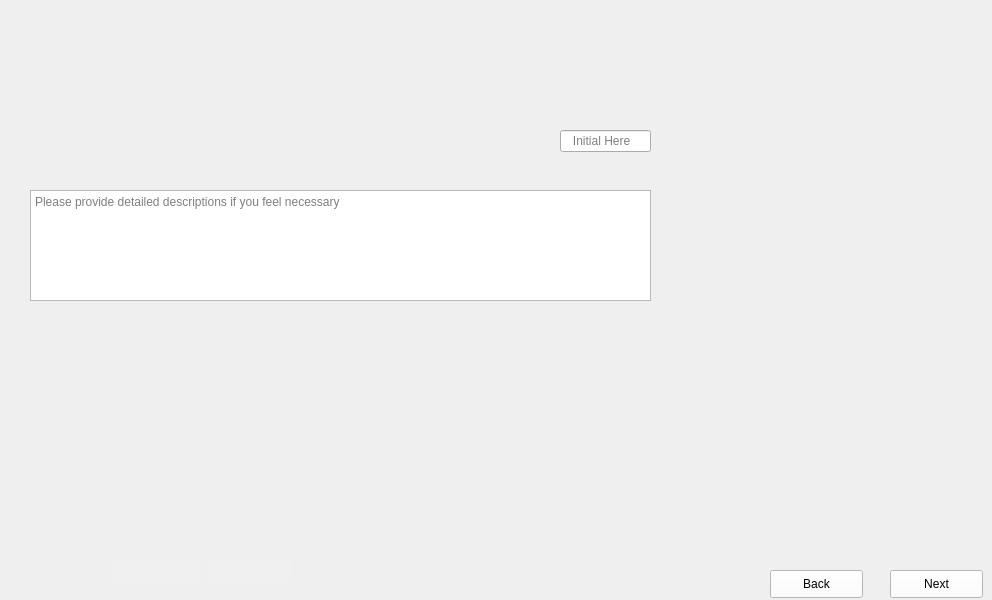
      <widget class="QWidget" name="Fill_First_Pillars_2">
       <property name="maximumSize">
        <size>
         <width>1024</width>
         <height>600</height>
        </size>
       </property>
       <property name="styleSheet">
        <string notr="true">border-image: url(:/images/images/Fill_First_Pillars_2.png);</string>
       </property>
       <widget class="QLineEdit" name="Fill_First_Pillars_2_Data">
        <property name="geometry">
         <rect>
          <x>560</x>
          <y>130</y>
          <width>91</width>
          <height>22</height>
         </rect>
        </property>
        <property name="styleSheet">
         <string notr="true">border-image:None;</string>
        </property>
        <property name="placeholderText">
         <string>   Initial Here</string>
        </property>
       </widget>
       <widget class="QTextEdit" name="Fill_First_Pillars_2_Comments">
        <property name="geometry">
         <rect>
          <x>30</x>
          <y>190</y>
          <width>621</width>
          <height>111</height>
         </rect>
        </property>
        <property name="styleSheet">
         <string notr="true">border-image:None;</string>
        </property>
        <property name="placeholderText">
         <string>Please provide detailed descriptions if you feel necessary </string>
        </property>
       </widget>
       <widget class="QLineEdit" name="Fill_First_Pillars_2_Dates">
        <property name="geometry">
         <rect>
          <x>110</x>
          <y>560</y>
          <width>91</width>
          <height>22</height>
         </rect>
        </property>
        <property name="styleSheet">
         <string notr="true">QLineEdit{
background-color: rgb(240, 240, 240);
border: none;
border-image:None;
}</string>
        </property>
       </widget>
       <widget class="QLineEdit" name="Fill_First_Pillars_2_Initials">
        <property name="geometry">
         <rect>
          <x>210</x>
          <y>560</y>
          <width>81</width>
          <height>22</height>
         </rect>
        </property>
        <property name="styleSheet">
         <string notr="true">QLineEdit{
background-color: rgb(240, 240, 240);
border: none;
border-image:None;
}</string>
        </property>
       </widget>
       <widget class="QPushButton" name="Fill_First_Pillars_2_Next">
        <property name="geometry">
         <rect>
          <x>890</x>
          <y>570</y>
          <width>93</width>
          <height>28</height>
         </rect>
        </property>
        <property name="styleSheet">
         <string notr="true">QPushButton{
background-color: rgb(255, 255, 255);
height: 35px;
border-image:None;
}
QPushButton::hover{
background-color: rgb(0, 0, 255);
}
QPushButton:pressed{
padding-top:7px;
padding-top:7px;
}</string>
        </property>
        <property name="text">
         <string>Next</string>
        </property>
       </widget>
       <widget class="QPushButton" name="Fill_First_Pillars_2_Back">
        <property name="geometry">
         <rect>
          <x>770</x>
          <y>570</y>
          <width>93</width>
          <height>28</height>
         </rect>
        </property>
        <property name="styleSheet">
         <string notr="true">QPushButton{
background-color: rgb(255, 255, 255);
height: 35px;
border-image:None;
}
QPushButton::hover{
background-color: rgb(0, 0, 255);
}
QPushButton:pressed{
padding-top:7px;
padding-top:7px;
}</string>
        </property>
        <property name="text">
         <string>Back</string>
        </property>
       </widget>
      </widget>
